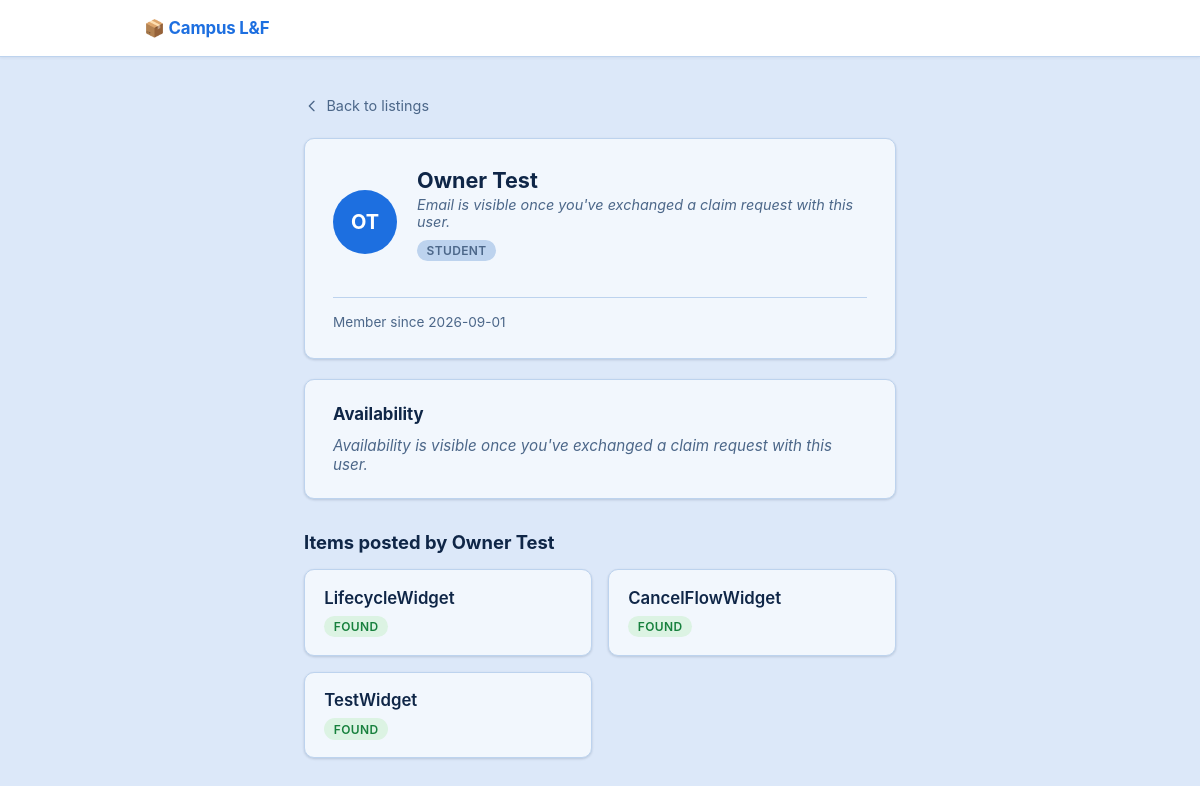
The page /users/13 on the database its author committed.
### tables this page shows
CREATE TABLE users (
        id INTEGER PRIMARY KEY AUTOINCREMENT,
        full_name TEXT NOT NULL,
        email TEXT NOT NULL UNIQUE,
        password_hash TEXT NOT NULL,
        role TEXT NOT NULL,
        institution TEXT,
        user_id TEXT,
        profile_photo TEXT,
        created_at TIMESTAMP DEFAULT CURRENT_TIMESTAMP
    , availability TEXT);

CREATE TABLE items (
        id INTEGER PRIMARY KEY AUTOINCREMENT,
        title TEXT NOT NULL,
        description TEXT,
        category TEXT NOT NULL,
        image_url TEXT,
        status TEXT NOT NULL DEFAULT 'available',
        posted_by INTEGER REFERENCES users(id)
    );

### app.py (the view, shortened to what this page needs)
@app.route('/users/<int:id>', methods=['GET'])
def get_user_profile(id):
    connection = get_connection()
    cursor = connection.cursor()
    cursor.execute(
        "SELECT id, full_name, email, role, institution, profile_photo, availability, created_at FROM users WHERE id = ?",
        (id,)
    )
    user = cursor.fetchone()
    if user is None:
        connection.close()
        return "User not found", 404
    cursor.execute(
        "SELECT id, title, category, image_url, status FROM items WHERE posted_by = ? ORDER BY id DESC",
        (id,)
    )
    items = cursor.fetchall()
    current_user_id = session.get("user_id")
    is_own_profile = current_user_id == id
    has_contact_access = is_own_profile
    connection.close()
    profile_user = dict(user)
    initials = "".join(part[0] for part in profile_user["full_name"].split() if part).upper()[:2]
    profile_user["initials"] = initials
    return render_template(
        'profile.html',
        profile_user=profile_user,
        items=[dict(row) for row in items],
        is_own_profile=is_own_profile,
        has_contact_access=has_contact_access
    )

### db.py (called while the page is built)
def get_connection():
    connection = sqlite3.connect(DB_NAME)
    connection.row_factory = sqlite3.Row   # rows behave like dicts
    return connection

### templates/profile.html (shortened to what this page needs)
<!DOCTYPE html>
<html lang="en">
<head>
    <link rel="stylesheet" href="{{ url_for('static', filename='style.css') }}">
</head>
<body>
    <nav class="navbar">
        <div class="container navbar-inner">
            <a href="/" class="navbar-brand">📦 Campus L&F</a>
        </div>
    </nav>
    <div class="container detail-container">
        <a href="/" class="back-link">
            <svg fill="none" viewBox="0 0 24 24" stroke="currentColor">
                <path stroke-linecap="round" stroke-linejoin="round" stroke-width="2" d="M15 19l-7-7 7-7"/>
            </svg>
            Back to listings
        </a>
        <div class="detail-card profile-card">
            <div class="profile-header">
                <div class="avatar avatar-large">
                    {{ profile_user.initials }}
                </div>
                <div>
                    <h1 class="profile-name">{{ profile_user.full_name }}</h1>
                    {% if is_own_profile or has_contact_access %}
                    <p class="profile-email">{{ profile_user.email }}</p>
                    {% else %}
                    <p class="profile-email profile-email-locked">Email is visible once you've exchanged a claim request with this user.</p>
                    {% endif %}
                    <div class="badge-row">
                        {% if profile_user.role %}
                        <span class="badge">{{ profile_user.role }}</span>
                        {% endif %}
                    </div>
                </div>
            </div>
            {% if profile_user.created_at %}
            <p class="profile-joined">Member since {{ profile_user.created_at[:10] }}</p>
            {% endif %}
        </div>
        <div class="detail-card availability-card">
            <div class="availability-header">
                <h2 class="profile-section-heading">Availability</h2>
            </div>
            {% if is_own_profile or has_contact_access %}
            <p id="availability-display" class="availability-text{% if not profile_user.availability %} availability-empty{% endif %}">
                {% if profile_user.availability %}{{ profile_user.availability }}{% else %}{{ "You haven't set your availability yet." if is_own_profile else profile_user.full_name + " hasn't set their availability yet." }}{% endif %}
            </p>
            {% else %}
            <p class="availability-text availability-empty">Availability is visible once you've exchanged a claim request with this user.</p>
            {% endif %}
        </div>
        <h2 class="profile-items-heading">Items posted by {{ profile_user.full_name }}</h2>
        {% if items %}
        <div class="items-grid">
            {% for item in items %}
            <a href="/items/{{ item.id }}" class="item-card" data-category="{{ item.category }}">
                <h3>{{ item.title }}</h3>
                <span class="badge">{{ item.category }}</span>
            </a>
            {% endfor %}
        </div>
        {% else %}
        <p>This user hasn't posted any items yet.</p>
        {% endif %}
    </div>
</body>
</html>

### static/style.css (style rules this page uses)
:root { --color-bg: #dce8f9; --color-surface: #f2f7fd; --color-border: #bdd3ee; --color-text: #0f2647; --color-text-muted: #4c6789; --color-primary: #1d6fe0; --color-primary-dark: #1552ac; --color-lost-bg: #fde0e0; --color-lost-text: #b42318; --color-found-bg: #dcf3e3; --color-found-text: #17803d; --color-trade-bg: #d7e6fc; --color-trade-text: #14449e; --radius: 10px; --shadow: 0 1px 2px rgba(15, 38, 71, 0.08), 0 1px 3px rgba(15, 38, 71, 0.1); }
* { box-sizing: border-box; }
body { font-family: -apple-system, BlinkMacSystemFont, "Segoe UI", Roboto, sans-serif; margin: 0; background: var(--color-bg); color: var(--color-text); }
.container { max-width: 960px; margin: 0 auto; padding: 0 1.5rem; }
.items-grid { display: grid; grid-template-columns: repeat(auto-fill, minmax(240px, 1fr)); gap: 1rem; padding-bottom: 3rem; }
.item-card { display: flex; flex-direction: column; align-items: flex-start; gap: 0.5rem; background: var(--color-surface); border: 1px solid var(--color-border); border-radius: var(--radius); box-shadow: var(--shadow); padding: 1.1rem 1.2rem; text-decoration: none; color: inherit; transition: transform 0.15s ease, box-shadow 0.15s ease, border-color 0.15s ease; }
.item-card h3 { margin: 0; font-size: 1.05rem; font-weight: 600; }
.badge { display: inline-block; font-size: 0.75rem; font-weight: 600; text-transform: uppercase; letter-spacing: 0.03em; padding: 0.2rem 0.6rem; border-radius: 999px; background: var(--color-border); color: var(--color-text-muted); }
.item-card[data-category="found"] .badge, .badge-found { background: var(--color-found-bg); color: var(--color-found-text); }
.detail-container { max-width: 640px; padding-top: 2.5rem; padding-bottom: 3rem; }
.back-link { display: inline-flex; align-items: center; gap: 0.4rem; font-size: 0.9rem; color: var(--color-text-muted); text-decoration: none; margin-bottom: 1.5rem; transition: color 0.15s ease; }
.back-link svg { width: 1rem; height: 1rem; }
.detail-card { background: var(--color-surface); border: 1px solid var(--color-border); border-radius: var(--radius); box-shadow: var(--shadow); overflow: hidden; }
.badge-row { display: flex; align-items: center; gap: 0.5rem; flex-wrap: wrap; margin-bottom: 1rem; }
.navbar { background: #ffffff; border-bottom: 1px solid var(--color-border); position: sticky; top: 0; z-index: 100; box-shadow: 0 1px 3px rgba(15, 38, 71, 0.07); }
.navbar-inner { display: flex; align-items: center; justify-content: space-between; height: 56px; }
.navbar-brand { font-weight: 700; font-size: 1.05rem; color: var(--color-primary); text-decoration: none; letter-spacing: -0.01em; }
.avatar { width: 32px; height: 32px; border-radius: 50%; background: var(--color-primary); color: #ffffff; font-size: 0.75rem; font-weight: 700; display: flex; align-items: center; justify-content: center; flex-shrink: 0; }
.profile-card { padding: 1.75rem; }
.profile-header { display: flex; align-items: center; gap: 1.25rem; }
.avatar-large { width: 64px; height: 64px; font-size: 1.25rem; flex-shrink: 0; }
.profile-name { margin: 0; font-size: 1.35rem; font-weight: 700; }
.profile-email { margin: 0.2rem 0 0.6rem; color: var(--color-text-muted); font-size: 0.9rem; }
.profile-email-locked { font-style: italic; }
.profile-joined { margin: 1.25rem 0 0; padding-top: 1rem; border-top: 1px solid var(--color-border); color: var(--color-text-muted); font-size: 0.85rem; }
.profile-items-heading { margin: 2rem 0 1rem; font-size: 1.15rem; font-weight: 700; }
.availability-card { margin-top: 1.25rem; padding: 1.5rem 1.75rem; }
.availability-header { display: flex; align-items: center; justify-content: space-between; gap: 1rem; }
.profile-section-heading { margin: 0; font-size: 1.05rem; font-weight: 700; }
.availability-text { margin: 0.75rem 0 0; color: var(--color-text); font-size: 0.95rem; white-space: pre-line; }
.availability-text.availability-empty { color: var(--color-text-muted); font-style: italic; }

### rows shown on the page
users: full_name "Owner Test", role "STUDENT", created_at "2026-09-01"
items: title "LifecycleWidget", category "FOUND"
items: title "CancelFlowWidget", category "FOUND"
items: title "TestWidget", category "FOUND"

### other values the page prints
{{ profile_user.initials }} "OT"
